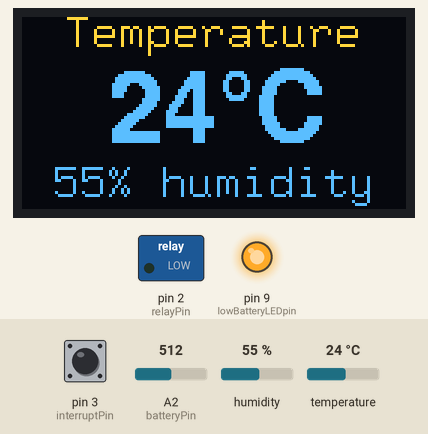
Simulated run of this sketch. Board: Arduino Uno, built with avr-gcc and run on an emulated ATmega328P. On the bench: 128×64 one-colour display, switched loads named in the sketch (green lamp = pin HIGH), output pins drawn as LEDs (lit = HIGH). The test bench sets the inputs (shaded band); at power-on: pin 3 (interruptPin) LOW, A2 (batteryPin) = 512, humidity 55 %, temperature 24 °C. The OLED is the two-colour kind (top 16 rows yellow).

Above: at 3.8 s.
3.9 s: pin 3 (interruptPin) pulled HIGH for 0.15 s
At 5.2 s:
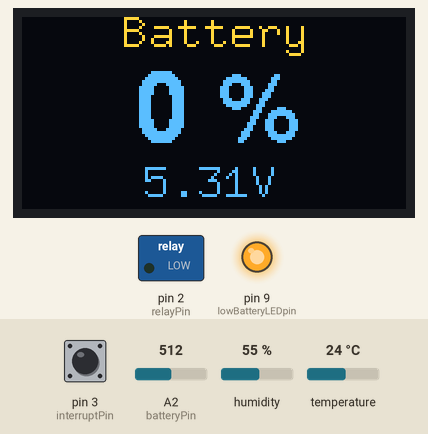
5.6 s: pin 3 (interruptPin) pulled HIGH for 1 s
At 6.5 s:
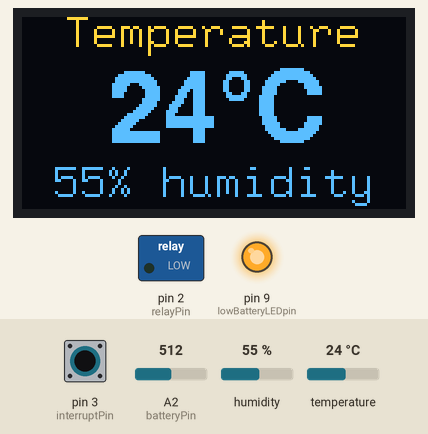
8.1 s: pin 3 (interruptPin) pulled HIGH for 3.2 s
At 33.3 s:
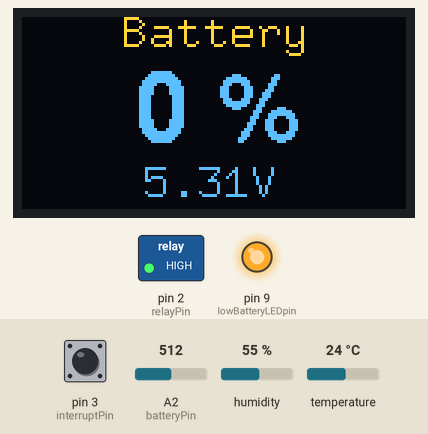
Timing chart, 0 to 65.2 s (numbered marks = the images above; inputs shaded):
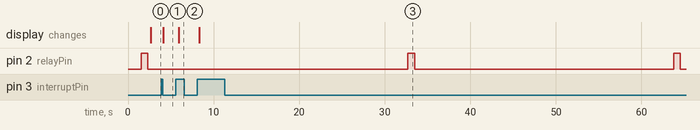

The sketch:

Arduino.ino
```cpp
#include <dht.h> // Library for DHT11 (Temperature and humidity sensor)
#include <U8glib.h> // Library for OLED screen

const byte relayPin = 2;
const byte interruptPin = 3;
const byte batteryPin = A2; //For analog read
const byte lowBatteryLEDpin = 9;
const byte temperaturePin = A0; //For analog read

dht DHT; //Create DHT object
U8GLIB_SSD1306_128X64 oled(U8G_I2C_OPT_NONE); //Create SSD1306 I2C display object with 128x64 resolution.

int temp;
int humidity;
float batteryVolt;
float batteryPerc;

volatile boolean toggle = false; //button pressed status
boolean displayTemp = true; // Display temperature OR battery power
unsigned long lastIntervalTime = 0;
unsigned long lastDebounceTime = 0;
const long interval = 30000; // Time interval for updating sensor values
const long debounceTime = 500;

void setup() {
  pinMode(relayPin, OUTPUT);
  pinMode(lowBatteryLEDpin, OUTPUT);
  attachInterrupt(digitalPinToInterrupt(interruptPin), interruptFunction, RISING); //Initialize ISR. Button has pullDown resistor -> Trigger on RISING edge

  lastDebounceTime = millis();

  delay(1500);
  doUpdate();

}

void loop() {

  if (toggle) {
    displayTemp = !displayTemp; //Toggle display mode
    printToScreen();
    toggle = false;

  }
  if ((millis() - lastIntervalTime) > interval) { //Read analog values and update screen at certain interval
    doUpdate();
  }
}

void interruptFunction() { //The function that will be run as ISR. Short, fast.
  if ((millis() - lastDebounceTime) > debounceTime) { // Debounce
    toggle = true;
    lastDebounceTime = millis();
  }
}

void doUpdate() {
  measureTemp();
  measureBattery();
  printToScreen();
  lastIntervalTime = millis();
}

void measureTemp() {
  DHT.read11(temperaturePin);
  temp = DHT.temperature;
  humidity = DHT.humidity;
}

void measureBattery() {
  int batterySensorValue = 0;
  digitalWrite(relayPin, HIGH);// Relay: close circuit
  delay(700);
  for(int r = 0 ; r < 10 ; r++) { // 10 analog samples
    batterySensorValue += analogRead(batteryPin); // 1024 quantization levels: 0 - 1023(5V)
    delay(10);
  }
  batterySensorValue = batterySensorValue / 10; //Calculate average
  batteryVolt = ((batterySensorValue * 5.00) / 1023.00) * 2 * 1.06; // *2 because of the voltage dividor (20k & 20k splits voltage in half). * 1.02 is the calibrating factor to compensate for resistor precisions.
  //batteryPerc = batteryVolt / 9 * 100; // 9V battery. 0V = 0%, 9V = 100%
  batteryPerc = ((batteryVolt - 6) / 3) * 100; // 6V = 0%, 9V = 100% -> Arduino won't run properly beneith around 6.5V power supply (recommended: 7-12V)
  batteryPerc = batteryPerc > 100 ? 100 : batteryPerc; //100% is max even if voltage exceeds 9V
  batteryPerc = batteryPerc < 0 ? 0 : batteryPerc; //0% is minimum
  digitalWrite(relayPin, LOW); //Relay: open circuit
}

void printToScreen() {
  digitalWrite(lowBatteryLEDpin, batteryVolt <= 6.5 ? HIGH : LOW); // Indicate via LED if batterypower is low (Arduino supplied by 7-12V)
  oled.firstPage();
  do {
    draw();
  } while (oled.nextPage());
}

void draw() {
   // HEADER
  oled.setFont(u8g_font_9x15);
  oled.setPrintPos((displayTemp ? 14 : 33), 10);
  oled.print(displayTemp ? "Temperature" : "Battery");
  // MAIN AREA
  oled.setFont(u8g_font_helvB24);
  oled.setPrintPos(29, 42);
  if (displayTemp) {
    oled.print(temp);
    oled.print("\xB0""C"); // °C
  } else { //display battery power
    oled.print(String(batteryPerc, 0));
    oled.print(" %");
  }
  // SUB AREA
  oled.setFont(u8g_font_9x15);
  oled.setPrintPos((displayTemp ? 10 : 40), 60);
  if (displayTemp) {
    oled.print(humidity);
    oled.print("% humidity");
  } else {
    oled.print(batteryVolt);
    oled.print("V");
  }

}
```

Measured:
- after the input at 3.9 s, the display: changes after 0.22 s (image 1)
- after the input at 5.6 s, the display: changes after 0.35 s (image 2)
- after the input at 8.1 s, the display: changes after 0.22 s (image 3)
- by itself, pin 2 (relayPin): alternates HIGH for 0.80 s and LOW for 30.2 s
